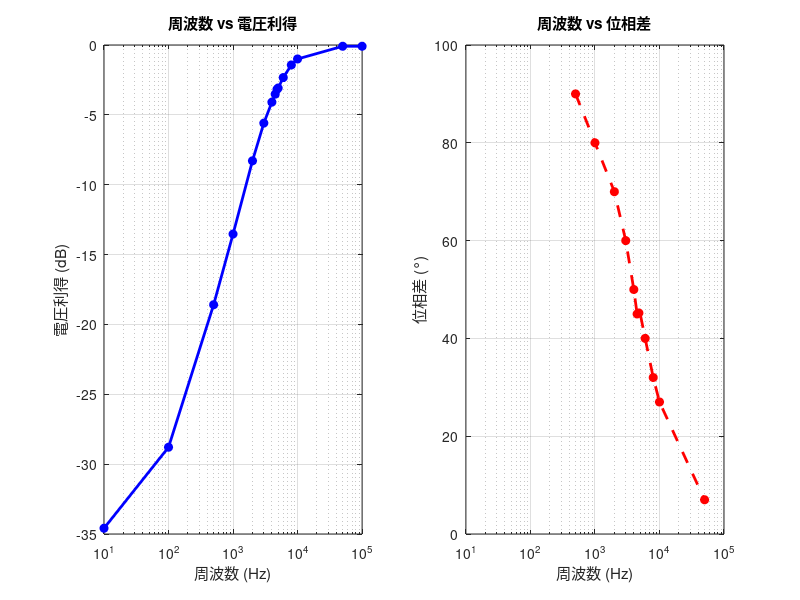

The MATLAB source for this figure: (Note: this script raises an error after producing the figure.)
% データの準備
frequency = [10, 100, 500, 1000, 2000, 3000, 4000, 4500, 4800, 5000, 6000, 8000, 10000, 50000, 100000];
gain = [-34.59, -28.79, -18.59, -13.53, -8.29, -5.59, -4.09, -3.52, -3.17, -3.08, -2.33, -1.43, -1.00, -0.09, -0.09]; % 電圧利得(dB)
phase = [NaN, NaN, 90, 80, 70, 60, 50, 45, 45.2, NaN, 40, 32, 27, 7, NaN]; % 位相差(度)

% NaNを除去して補間する（スプライン補間を使用、端のデータは無視）
valid_idx = find(~isnan(phase)); % 有効なデータのインデックスを取得
interp_range = valid_idx(1):valid_idx(end); % 有効データの範囲を取得
phase_interp = NaN(size(phase)); % 初期化（すべてNaN）
phase_interp(interp_range) = interp1(frequency(valid_idx), phase(valid_idx), frequency(interp_range), 'spline'); % 有効範囲のみ補間

% 図を作成 (横に並べて表示するためにsubplotを使用)
figure;

% 1つ目のグラフ (frequency vs gain)
subplot(1, 2, 1); % 1行2列の1つ目
semilogx(frequency, gain, '-b', 'LineWidth', 2); % 対数表示でプロット
hold on;
plot(frequency, gain, 'bo', 'MarkerFaceColor', 'b'); % 電圧利得のデータ点をプロット
xlabel('周波数 (Hz)');
ylabel('電圧利得 (dB)');
title('周波数 vs 電圧利得');
grid on;

% 2つ目のグラフ (frequency vs phase)
subplot(1, 2, 2); % 1行2列の2つ目
semilogx(frequency, phase_interp, '--r', 'LineWidth', 2); % 補間された位相差
hold on;
plot(frequency(valid_idx), phase(valid_idx), 'ro', 'MarkerFaceColor', 'r'); % 元のデータ点をプロット
xlabel('周波数 (Hz)');
ylabel('位相差 (°)');
title('周波数 vs 位相差');
grid on;

% グラフの配置を調整
sgtitle('周波数と電圧利得、位相差の関係'); % 上に共通のタイトルを追加
